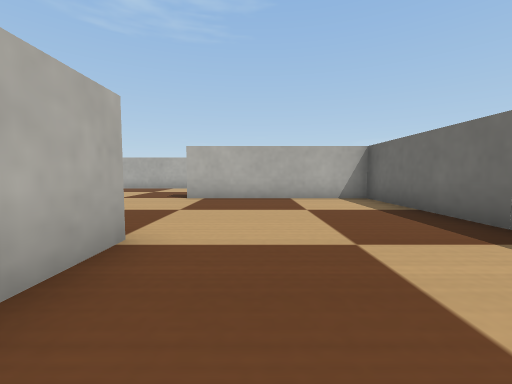
[1] (above)

24 first-person views from a walk through a world built for the Webots simulator. The camera is 0.07 m above the floor, tilts 4° down and sees 90° across. The floor is counted in squares, 0.1 m on a side. Each view is taken from the middle of a square. On the plan, view 1 faces up. The plan holds only what a view shows up to about 9 squares ahead; the rest is blank. Robots are left out. Simple shapes and patterns stand in for the simulator's stock objects.

[2]
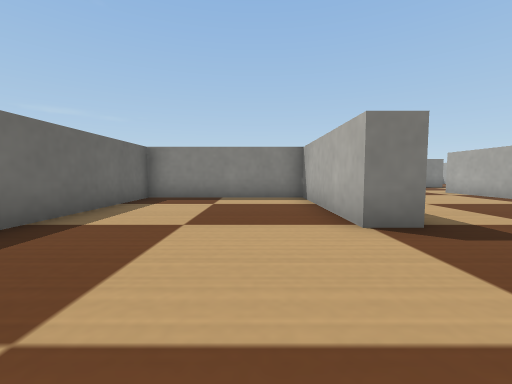

[3]
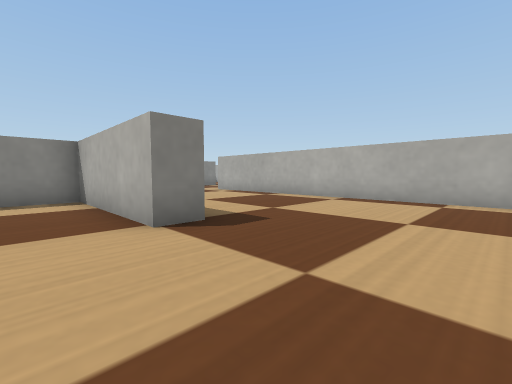

[4]
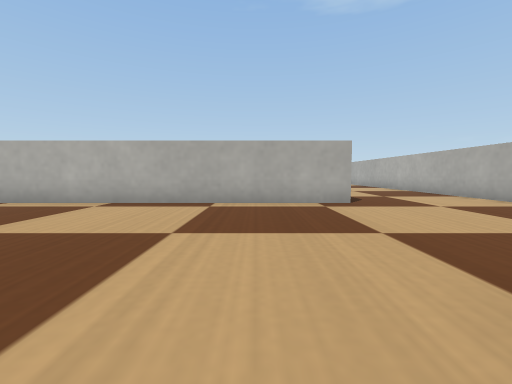

[5]
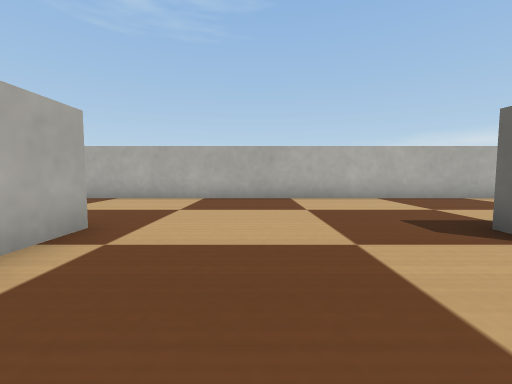

[6]
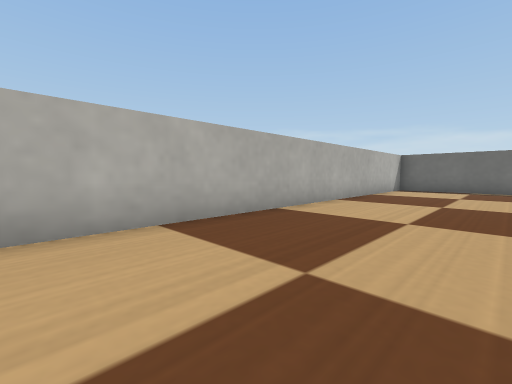

[7]
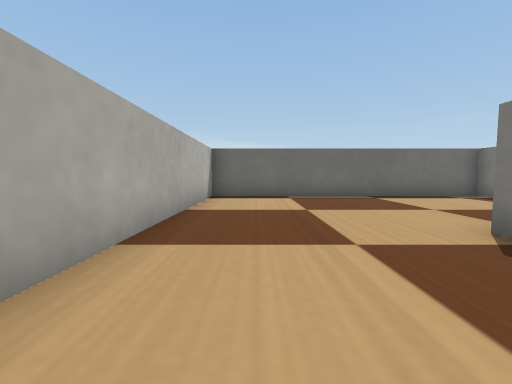

[8]
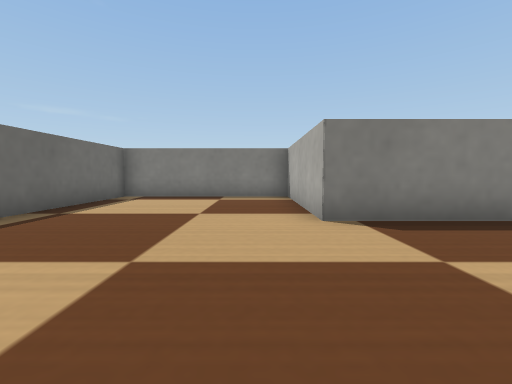

[9]
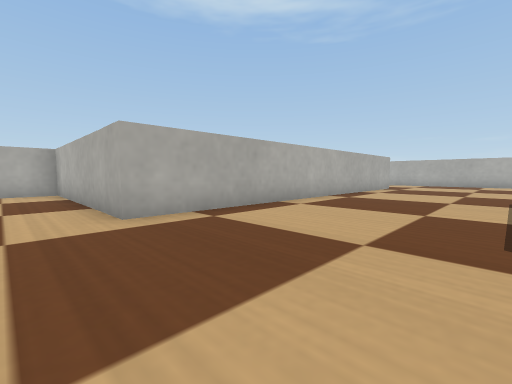

[10]
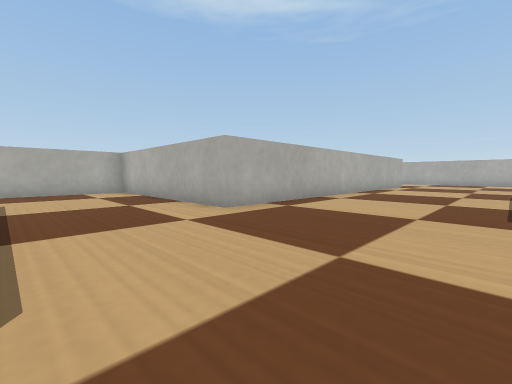

[11]
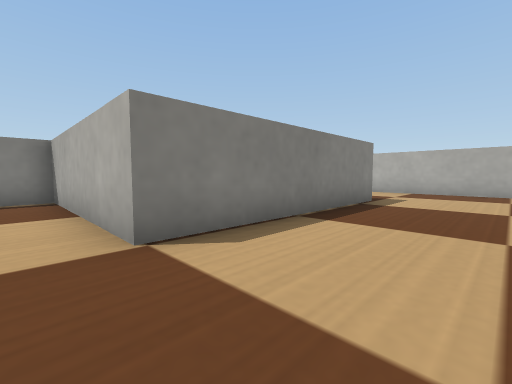

[12]
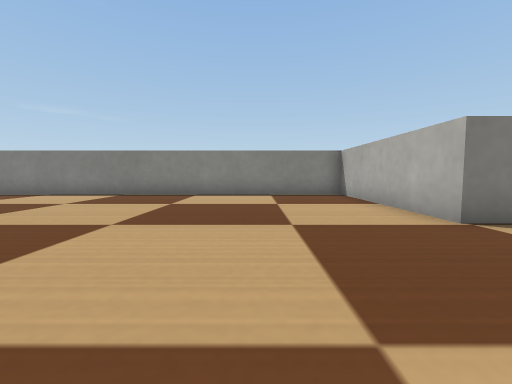

[13]
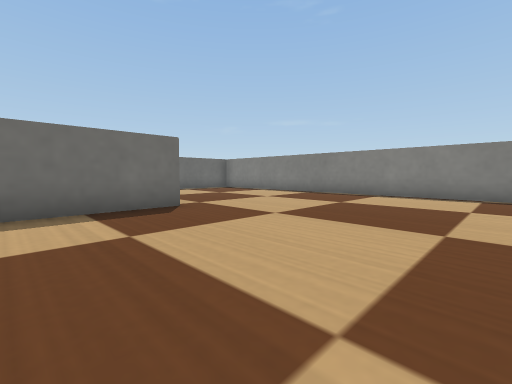

[14]
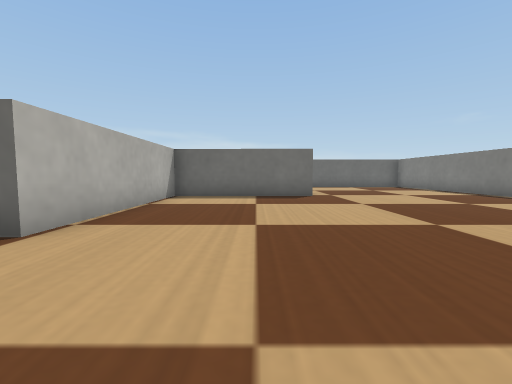

[15]
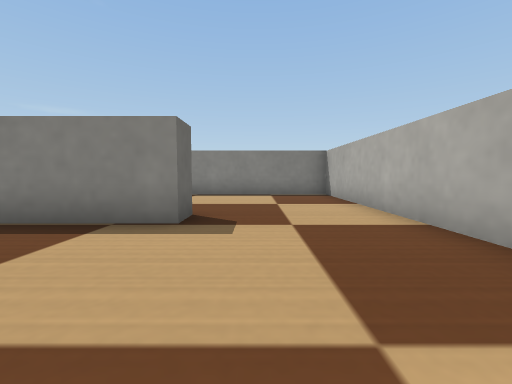

[16]
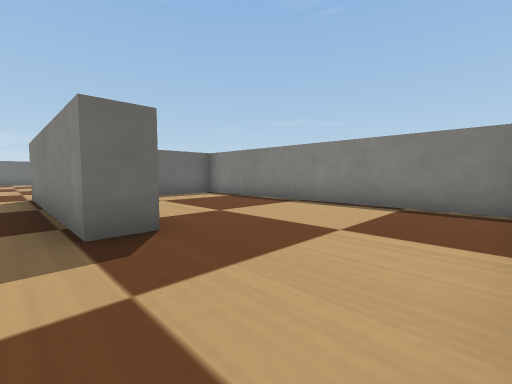

[17]
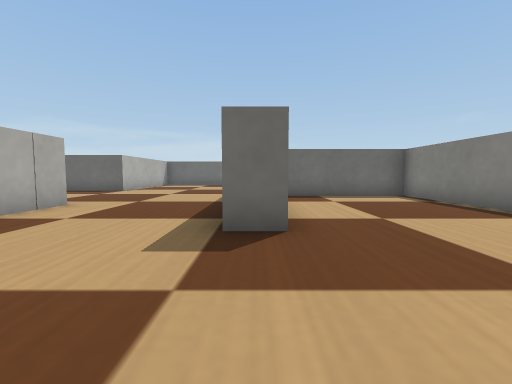

[18]
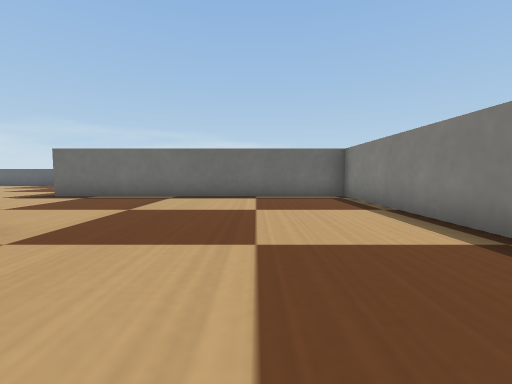

[19]
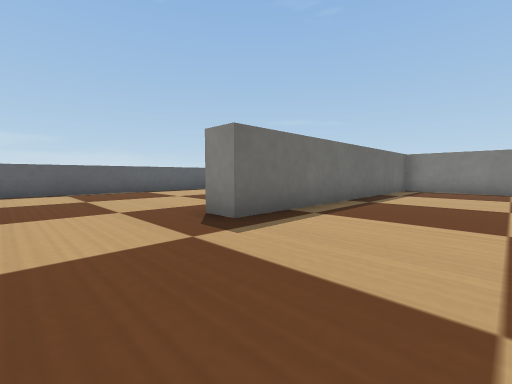

[20]
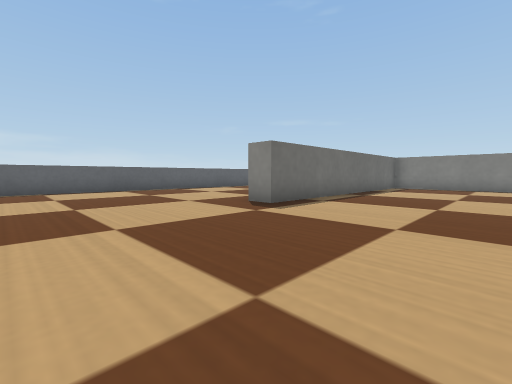

[21]
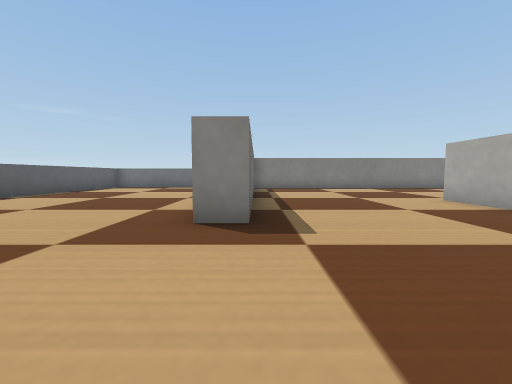

[22]
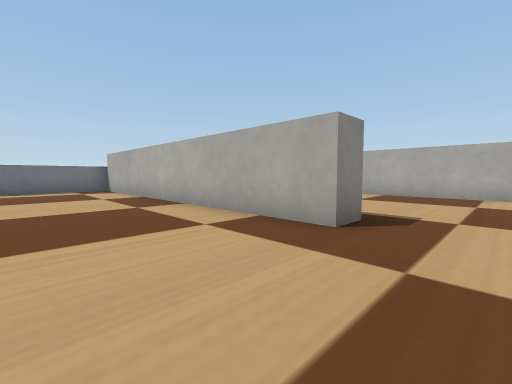

[23]
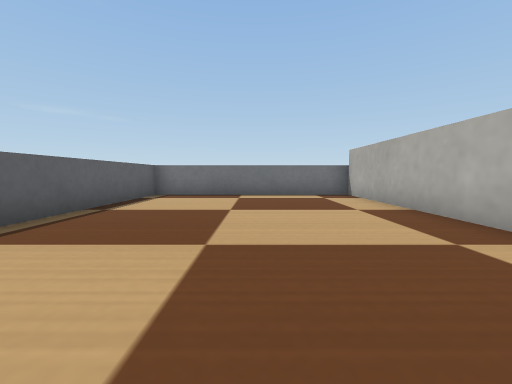

[24]
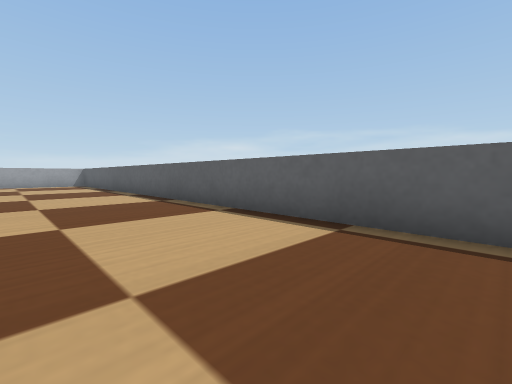

### Floor plan
Ten units are one square. View 1 is at (0, 0); x grows to the right and y downward. Boxes are objects, and circles mark ways between rooms. Rooms are numbered by the first view taken in them; rooms with no view inside come last. Other rooms are left out.
<svg viewBox="-139 -129 308 271">
<path fill="none" stroke="#000" d="M-23 -27 -14 -27 -14 16 32 16 32 -74 -20 -74M-99 85 -99 76 -39 76 -39 128 26 128M32 69 32 24 -22 24M-72 -74 -72 37 -134 37 -134 86M11 -82 40 -82 40 -40 91 -40 91 -124 -66 -124M-72 -84 -72 -74M164 41 164 -54M40 19 40 69M26 128 91 128 91 36 99 36 99 137 164 137 164 74M-134 86 -134 128 -47 128 -47 90"/>
<circle cx="-20" cy="-50" r="3" fill="#2a7"/>
<circle cx="-45" cy="-80" r="3" fill="#2a7"/>
<circle cx="35" cy="95" r="3" fill="#2a7"/>
<circle cx="-115" cy="80" r="3" fill="#2a7"/>
<text x="0" y="-30">1</text>
<text x="-40" y="40">2</text>
<text x="20" y="-100">3</text>
<text x="110" y="20">4</text>
<text x="-90" y="100">5</text>
</svg>
Room 1 opens to room 2. Room 2 opens to room 3. Room 2 opens to room 4. Room 2 opens to room 5.

Where each view was taken, in squares from view 1:
view 1: 0 up, 0 right, facing up
view 2: 6 up, 0 right, facing down
view 3: 6 up, 0 right, facing down-left
view 4: 6 up, 1 left, facing left
view 5: 5 up, 5 left, facing up
view 6: 9 up, 3 left, facing up-right
view 7: 11 up, 1 right, facing right
view 8: 12 up, 5 right, facing down
view 9: 5 down, 3 left, facing up-left
view 10: 7 down, 3 left, facing up-left
view 11: 5 down, 3 left, facing down-left
view 12: 4 down, 1 left, facing down
view 13: 4 down, 2 left, facing down-right
view 14: 5 down, 5 left, facing right
view 15: 4 down, 11 left, facing down
view 16: 7 down, 13 left, facing down-right
view 17: 8 down, 13 left, facing right
view 18: 10 down, 1 right, facing right
view 19: 1 down, 6 right, facing down-right
view 20: 1 up, 5 right, facing down-right
view 21: 0 up, 9 right, facing down
view 22: 2 down, 13 right, facing down-left
view 23: 5 down, 13 right, facing down
view 24: 4 down, 13 right, facing up-right
